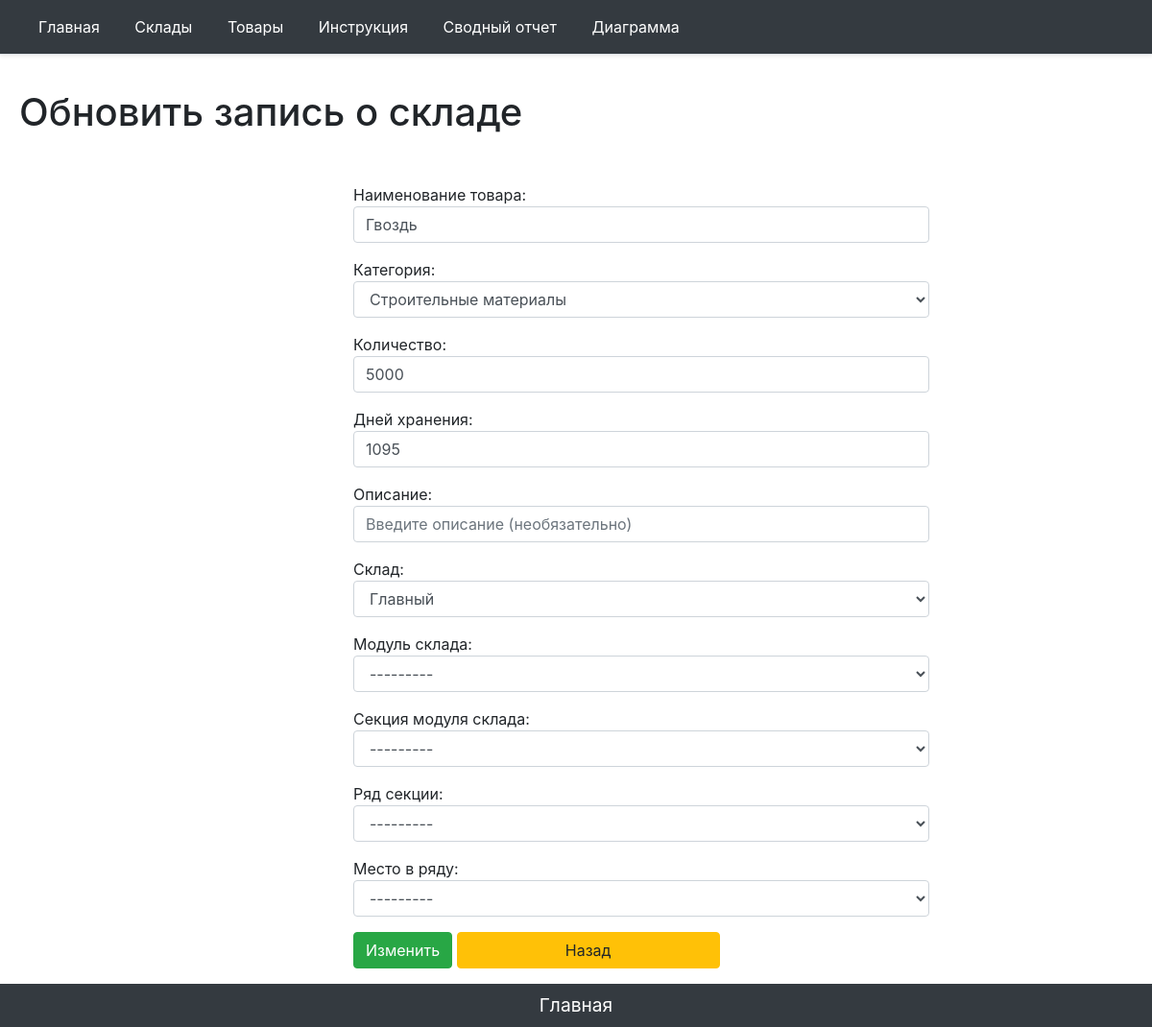
Screenshot of /items/4/update with the database file from the repository.
### main/models.py (models this page shows, shortened)
class ItemNewOne(models.Model):
    ITEM_CATEGORY = (
        ('Мебель', 'Мебель'),
        ('Стройматериалы', 'Строительные материалы'),
        ('Инструменты', 'Инструменты для выполнения строительных,отделочных работ'),
        ('Техника', 'Технические средства, машины для строительных, отделочных работ'),
    )
    ITEM_MODULE = (
        ('А', 'А'),
        ('Б', 'Б'),
        ('В', 'В'),
        ('Г', 'Г'),
        ('Д', 'Д'),
        ('Е', 'Е'),
        ('Ж', 'Ж'),
        ('З', 'З'),
    )
    ITEM_SECTION =(
        ('S-1', 'S-1'),
        ('S-2', 'S-2'),
        ('S-3', 'S-3'),
        ('S-4', 'S-4'),
        ('S-5', 'S-5'),
        ('S-6', 'S-6'),
        ('S-7', 'S-7'),
        ('S-8', 'S-8'),
        ('S-9', 'S-9'),
        ('S-10', 'S-10'),
        ('S-11', 'S-11'),
        ('S-12', 'S-12'),
        ('S-13', 'S-13'),
        ('S-14', 'S-14'),
        ('S-15', 'S-15'),
        ('S-16', 'S-16'),
    )
    ITEM_ROW=(
        ('1', '1'),
        ('2', '2'),
        ('3', '3'),
        ('4', '4'),
        ('5', '5'),
        ('6', '6'),
        ('7', '7'),
        ('8', '8'),
        ('9', '9'),
        ('10', '10'),
        ('11', '11'),
        ('12', '12'),
        ('13', '13'),
        ('14', '14'),
        ('15', '15'),
        ('16', '16'),
        ('17', '17'),
        ('18', '18'),
        ('19', '19'),
        ('20', '20'),
        ('21', '21'),
        ('22', '22'),
        ('23', '23'),
        ('24', '24'),
        ('25', '25'),
        ('26', '26'),
        ('27', '27'),
        ('28', '28'),
        ('29', '29'),
        ('30', '30'),
        ('31', '31'),
        ('32', '32'),
    )
    ITEM_PLACE = (
        ('М1', 'М1'),
        ('М2', 'М2'),
        ('М3', 'М3'),
        ('М4', 'М4'),
        ('М5', 'М5'),
        ('М6', 'М6'),
        ('М7', 'М7'),
        ('М8', 'М8'),
        ('М9', 'М9'),
        ('М10', 'М10'),
        ('М11', 'М11'),
        ('М12', 'М12'),
        ('М13', 'М13'),
        ('М14', 'М14'),
        ('М15', 'М15'),
        ('М16', 'М16'),
        ('М17', 'М17'),
        ('М18', 'М18'),
        ('М19', 'М19'),
        ('М20', 'М20'),
        ('М21', 'М21'),
        ('М22', 'М22'),
        ('М23', 'М23'),
        ('М24', 'М24'),
        ('М25', 'М25'),
        ('М26', 'М26'),
        ('М27', 'М27'),
        ('М28', 'М28'),
        ('М29', 'М29'),
        ('М30', 'М30'),
        ('М31', 'М31'),
        ('М32', 'М32'),
        ('М33', 'М33'),
        ('М34', 'М34'),
        ('М35', 'М35'),
        ('М36', 'М36'),
        ('М37', 'М37'),
        ('М38', 'М38'),
        ('М39', 'М39'),
        ('М40', 'М40'),
        ('М41', 'М41'),
        ('М42', 'М42'),
        ('М43', 'М43'),
        ('М44', 'М44'),
        ('М45', 'М45'),
        ('М46', 'М46'),
        ('М47', 'М47'),
        ('М48', 'М48'),
        ('М49', 'М49'),
        ('М50', 'М50'),
        ('М51', 'М51'),
        ('М52', 'М52'),
        ('М53', 'М53'),
        ('М54', 'М54'),
        ('М55', 'М55'),
        ('М56', 'М56'),
        ('М57', 'М57'),
        ('М58', 'М58'),
        ('М59', 'М59'),
        ('М60', 'М60'),
        ('М61', 'М61'),
        ('М62', 'М62'),
        ('М63', 'М63'),
        ('М64', 'М64'),
        ('М65', 'М65'),
        ('М66', 'М66'),
        ('М67', 'М67'),
        ('М68', 'М68'),
        ('М69', 'М69'),
        ('М70', 'М70'),
        ('М71', 'М71'),
        ('М72', 'М72'),
        ('М73', 'М73'),
        ('М74', 'М74'),
        ('М75', 'М75'),
        ('М76', 'М76'),
        ('М77', 'М77'),
        ('М78', 'М78'),
        ('М79', 'М79'),
        ('М80', 'М80'),
        ('М81', 'М81'),
        ('М82', 'М82'),
        ('М83', 'М83'),
        ('М84', 'М84'),
        ('М85', 'М85'),
        ('М86', 'М86'),
        ('М87', 'М87'),
        ('М88', 'М88'),
        ('М89', 'М89'),
        ('М90', 'М90'),
        ('М91', 'М91'),
        ('М92', 'М92'),
        ('М93', 'М93'),
        ('М94', 'М94'),
        ('М95', 'М95'),
        ('М96', 'М96'),
        ('М97', 'М97'),
        ('М98', 'М98'),
        ('М99', 'М99'),
        ('М100', 'М100'),
        ('М101', 'М101'),
        ('М102', 'М102'),
        ('М103', 'М103'),
        ('М104', 'М104'),
        ('М105', 'М105'),
        ('М106', 'М106'),
        ('М107', 'М107'),
        ('М108', 'М108'),
        ('М109', 'М109'),
        ('М110', 'М110'),
        ('М111', 'М111'),
        ('М112', 'М112'),
        ('М113', 'М113'),
        ('М114', 'М114'),
        ('М115', 'М115'),
        ('М116', 'М116'),
        ('М117', 'М117'),
        ('М118', 'М118'),
        ('М119', 'М119'),
        ('М120', 'М120'),
        ('М121', 'М121'),
        ('М122', 'М122'),
        ('М123', 'М123'),
        ('М124', 'М124'),
        ('М125', 'М125'),
        ('М126', 'М126'),
        ('М127', 'М127'),
        ('М128', 'М128'),
    )
    name = models.CharField('Наименование товара', max_length=100)
    category = models.CharField('Категория',max_length=150, choices=ITEM_CATEGORY)
    amount = models.IntegerField('Количество')
    shelflifeday = models.IntegerField('Дней хранения')
    option = models.TextField('Описание', blank=True)
    foldid = models.ForeignKey(FoldNewOne, on_delete=models.CASCADE, verbose_name="Склад", blank="True")
    camedate = models.DateField('Дата поставки', blank=True, null=True)
    module = models.CharField('Модуль склада', max_length=5,blank=True, choices=ITEM_MODULE)
    section = models.CharField('Секция модуля склада', max_length=5,blank=True, choices=ITEM_SECTION)
    row = models.CharField('Ряд секции', blank=True, max_length=5,choices=ITEM_ROW)
    place = models.CharField('Место в ряду', blank=True, max_length=5,choices=ITEM_PLACE)
    class Meta:
        verbose_name = 'Товар'
        verbose_name_plural = 'Товары'

### main/views.py (the view)
# urls.py: path('items/<int:pk>/update', views.ItemUpdateView.as_view(), name='item-update'),
class ItemUpdateView(UpdateView):
    model = ItemNewOne
    template_name = 'main/update_new_item.html'
    form_class = NewItemUpdateForm

### main/models.py (called while the page is built)
    def __str__(self):
        return str(self.name)

### main/templates/main/update_new_item.html (shortened to what this page needs)
{% extends 'main/base_template.html' %}
{% block content %}
    <h1>Обновить запись о складе</h1>
    <form  method="post">
        {% for field in form %}
            <div class="form-group">
                <p>{{ field.label }}: {{ field }}</p>
            </div>
        {% endfor %}
        <button type="submit" class="btn btn-success" >Изменить</button>
        <input class="btn btn-warning" value="Назад" onClick="javascript:history.go(-1);"></input>
    </form>
{% endblock %}
{% block tomain %}
  <footer class="footer">
    <p align = "middle" class = "my-0 me-md-auto fw-normal p-2 text-white bg-dark align-items-center"><a href="{% url 'home' %}"><font color="white"><big>Главная</big></font></a></p>
    </footer>
{% endblock %}

### main/static/main/css/main.css (style rules this page uses)
form { margin-left:30%; width:600px; margin-top:50px; }
html, body { height: 100%; margin: 0; }
.footer { height: 20px; margin-top: -20px; }

### rows the page displays
ItemNewOne: form "Гвоздь" "Строительные материалы" "5000" "1095" "Главный" "---------" "---------" "---------" "---------"

### other values shown
{{ field.label }} "Наименование товара" "Категория" "Количество" "Дней хранения" "Описание" "Склад" "Модуль склада" "Секция модуля склада" "Ряд секции" "Место в ряду"
